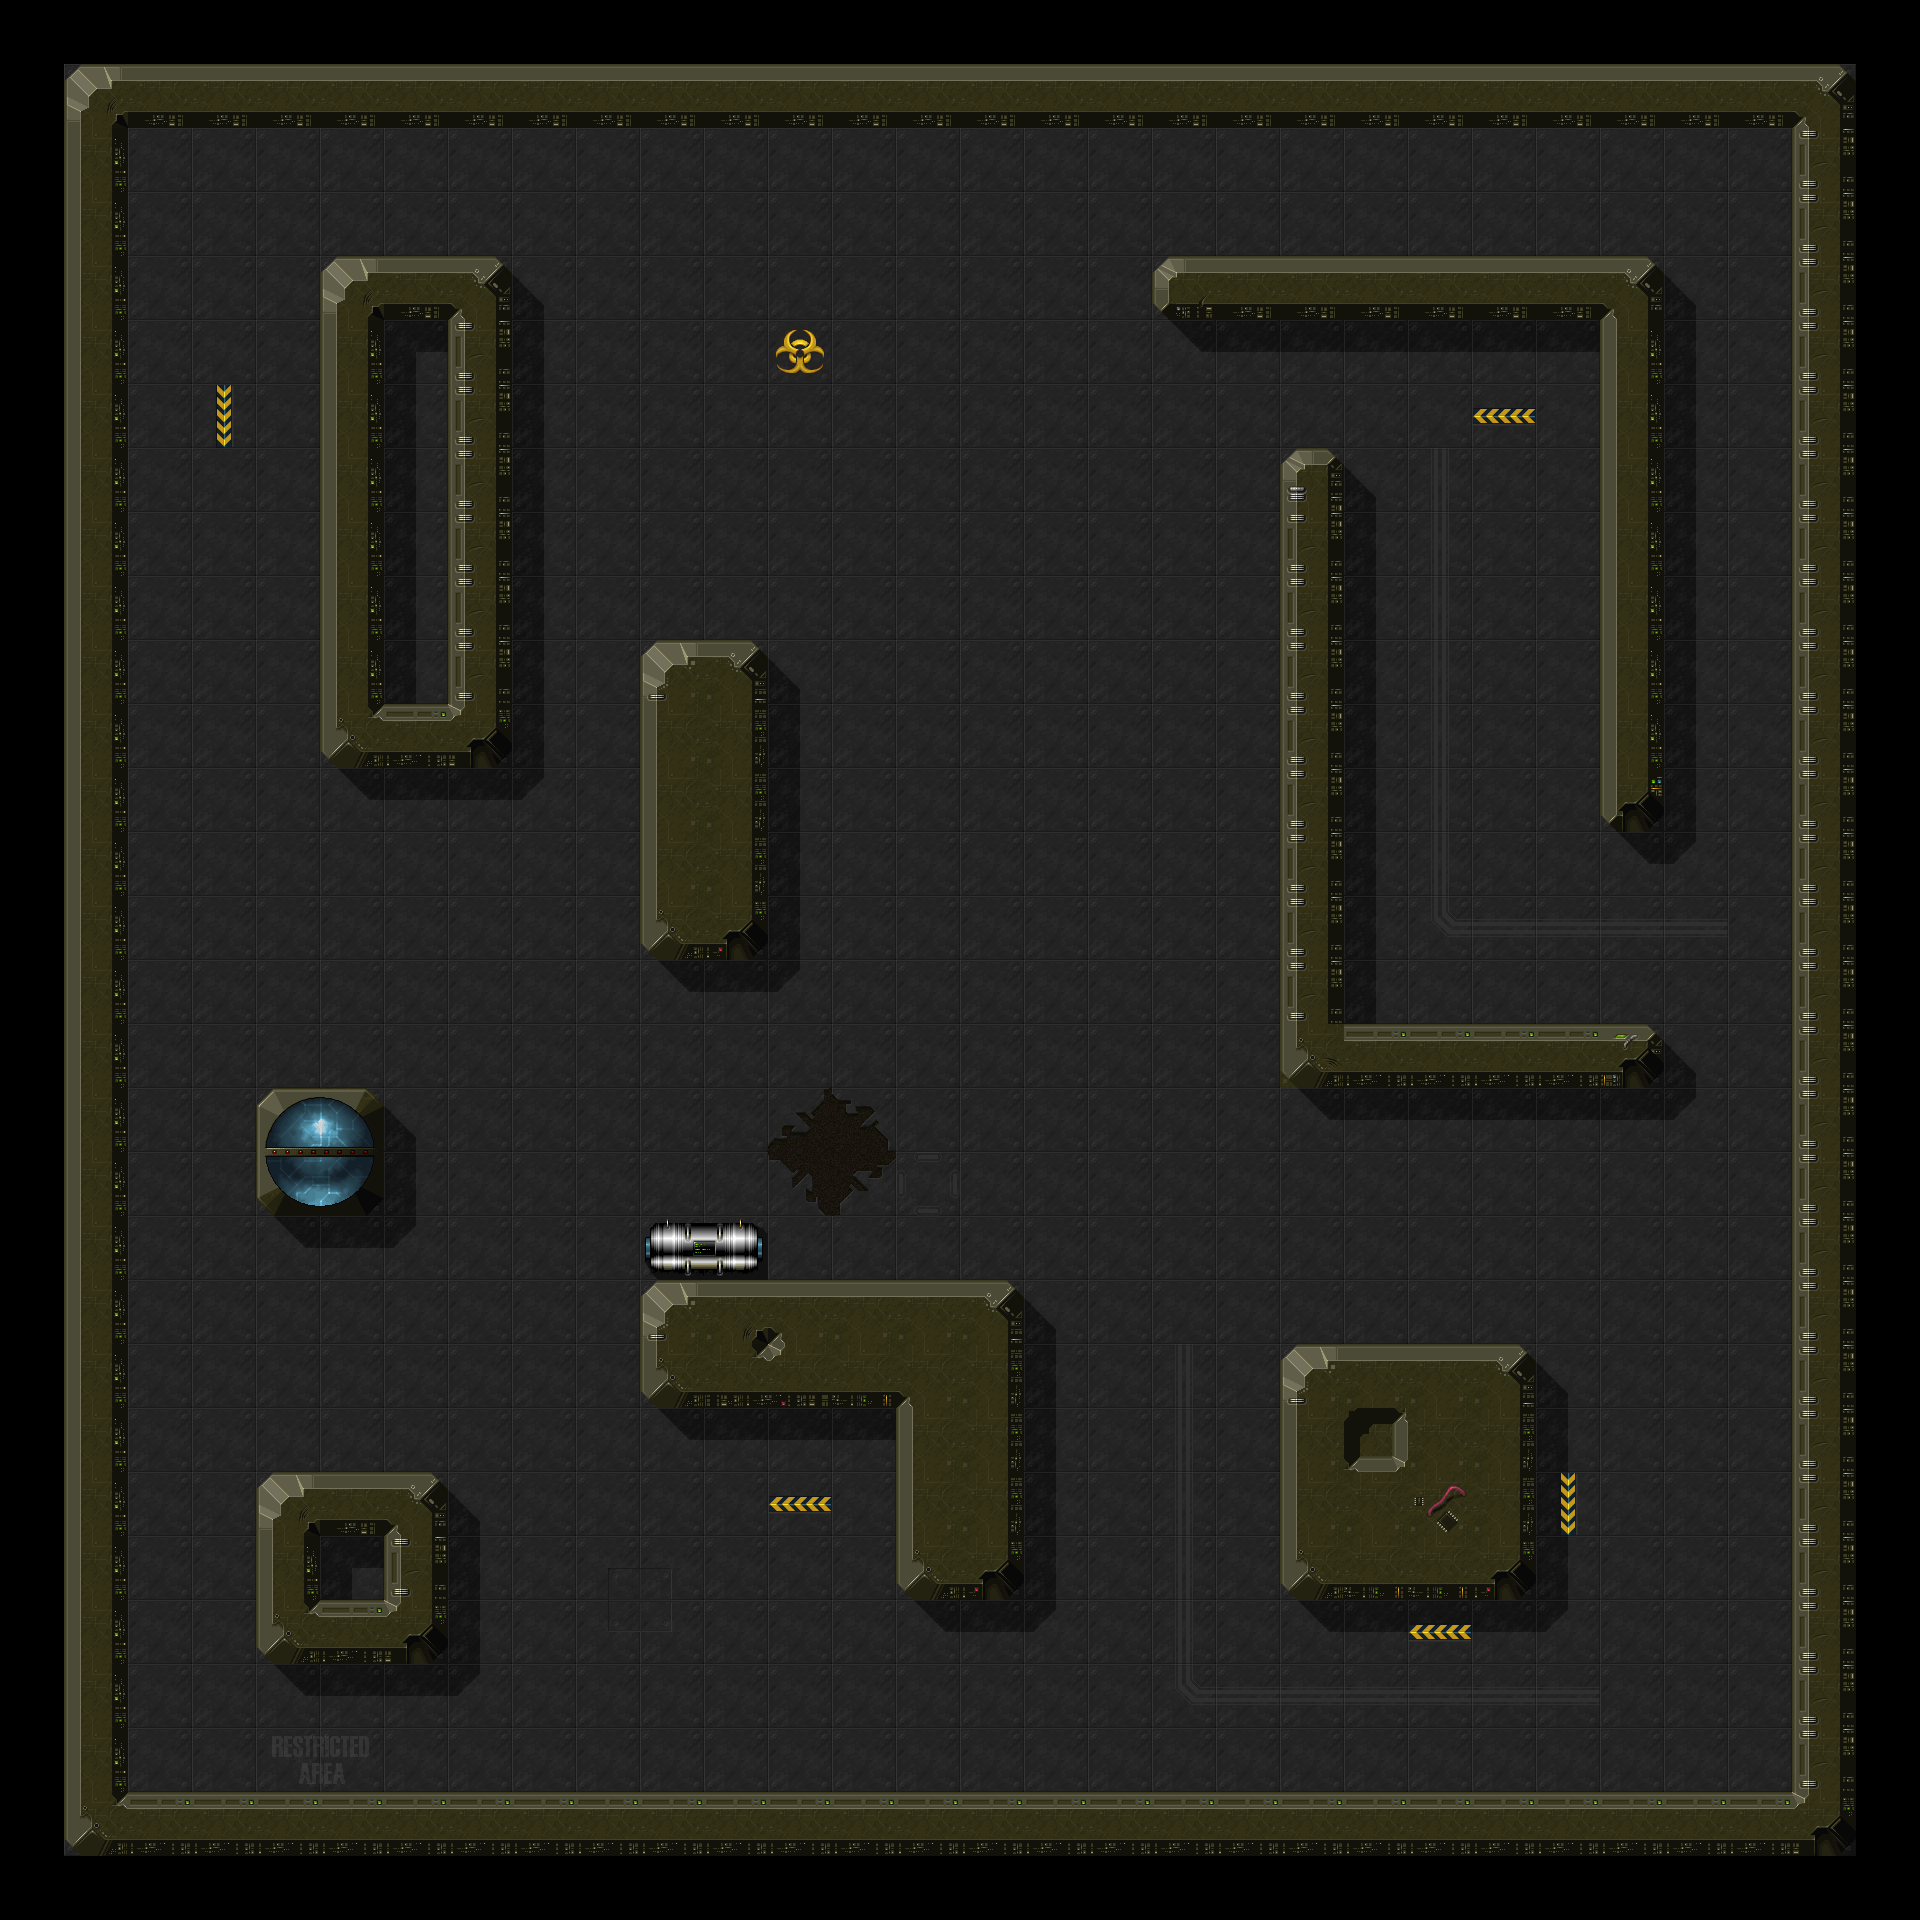

This game map was drawn from its Tiled (.tmx) file and the tilesets committed beside it. A one-line description and the trimmed map source follow:
An orthogonal 30x30 tile map with 64x64 px tiles, 2 tile layers (Background Color, Graphic Layer) and 31 objects.

<map version="1.0" orientation="orthogonal" renderorder="right-down" width="30" height="30" tilewidth="64" tileheight="64" nextobjectid="61">
 <tileset firstgid="1" name="space-blks-1.034" tilewidth="64" tileheight="64" tilecount="192">
  <image source="space-blks-1.034.png" width="1024" height="768" />
 </tileset>
 <layer name="Background Color" width="30" height="30">
  <data>[900 cells, 900 non-empty, 1 distinct tile ids]</data>
 </layer>
 <layer name="Graphic Layer" width="30" height="30">
  <data>[900 cells, 784 non-empty, 61 distinct tile ids]</data>
 </layer>
 <objectgroup name="Walls">
  <object id="5" x="256" y="1088" width="128" height="128" />
  <object id="6" x="640" y="640" width="128" height="320" />
  <object id="9" x="320" y="256" width="192" height="512" />
  <object id="11" x="256" y="1472" width="192" height="192" />
  <object id="14" x="640" y="1280" width="384" height="128" />
  <object id="17" x="896" y="1408" width="128" height="192" />
  <object id="18" x="1280" y="1344" width="256" height="256" />
  <object id="19" x="1280" y="448" width="64" height="640" />
  <object id="20" x="1344" y="1024" width="320" height="64" />
  <object id="22" x="1152" y="256" width="512" height="64" />
  <object id="23" x="1600" y="320" width="64" height="512" />
  <object id="26" x="64" y="64" width="64" height="1792" />
  <object id="32" x="128" y="64" width="1664" height="64" />
  <object id="33" x="1792" y="64" width="64" height="1792" />
  <object id="34" x="128" y="1792" width="1664" height="64" />
  <object id="36" x="640" y="1216" width="128" height="64" />
 </objectgroup>
 <objectgroup name="Objects">
  <object id="42" x="128" y="1728" width="32" height="32" />
  <object id="44" x="445.566" y="1282.61" width="32" height="32" rotation="39.6176" />
  <object id="45" x="960" y="384" width="32" height="32" />
  <object id="46" x="1481.09" y="762.455" width="32" height="32" rotation="27.2071" />
  <object id="47" x="1664" y="1280" width="32" height="32" />
  <object id="49" x="465.021" y="1289.15" width="32" height="32" rotation="-51.9736" />
  <object id="50" x="435.017" y="1341.47" width="32" height="32" />
  <object id="51" x="475.73" y="1314.61" width="32" height="32" />
 </objectgroup>
 <objectgroup name="First Aid">
  <object id="53" x="1364.96" y="973.236" width="50" height="30" />
 </objectgroup>
 <objectgroup name="Ammo">
  <object id="55" x="167.1" y="172.67" width="50" height="50" />
  <object id="56" x="1705.41" y="156.953" width="50" height="50" />
 </objectgroup>
 <objectgroup name="Enemies">
  <object id="57" x="1481.02" y="488.488" width="40" height="40">
   <ellipse />
  </object>
  <object id="58" x="756.067" y="1459.24" width="40" height="40">
   <ellipse />
  </object>
  <object id="59" x="192.906" y="622.278" width="40" height="40">
   <ellipse />
  </object>
  <object id="60" x="665.837" y="413.815" width="40" height="40">
   <ellipse />
  </object>
 </objectgroup>
</map>
